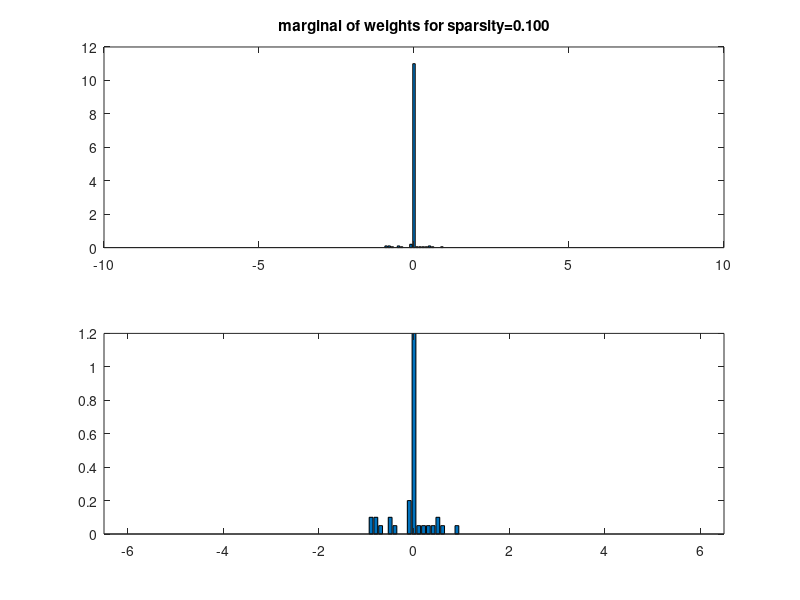
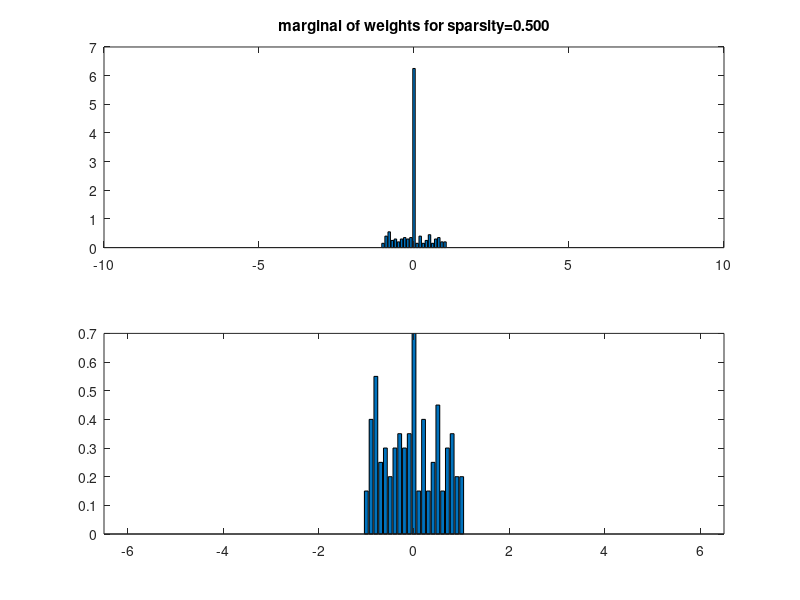
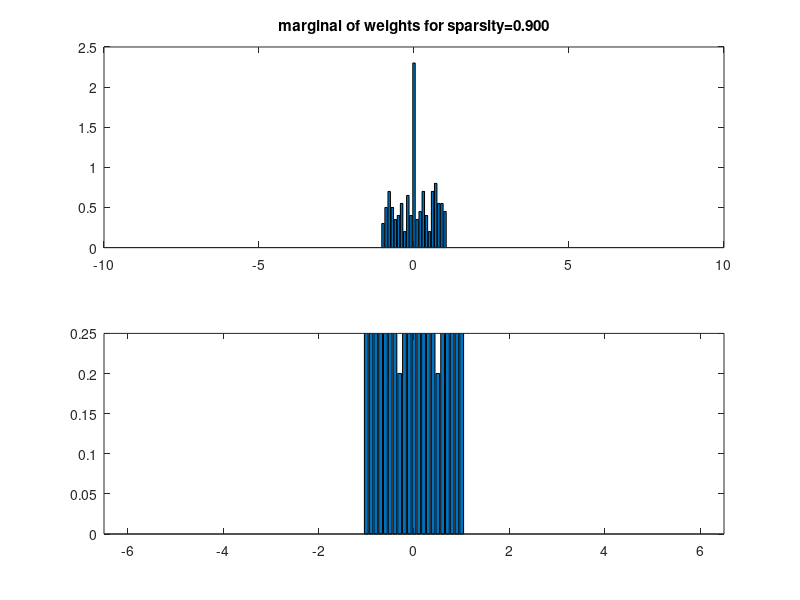

MATLAB code for these plots, in order:
%% Compute empirical distribution of coefficients
% draw from a Gaussian ensemble where exactly k0 elements are non-zero
% The resulting marginal is a good prior for the weights in 
% a sparse linear regression model

% Based on code by Baback Moghaddam

if ~exist('n','var'), n=12; end                 % n = dimension of x (#cols of A)
if ~exist('m','var'), m=10*n; end               % m = dimension of y (#rows of A)
if ~exist('nCases','var'), nCases = 20; end    % nCases = no. of MC trials

xr = [-6.5:0.1:6.5];  % discretized x range

sparsities = [0.1 0.5 0.9];

for sparsity=sparsities(:)'
   
k0 = fix(sparsity*n);

% Generate a bunch of random sparse weight vectors
for c = 1:nCases   % ------------------------------------- MC loop
   %x0 = randn(n,1);         % Gaussian x
   x0 = unifrnd(-1,1,n,1);
   %x0 = 3*(2*rand(n,1)-1);  % Uniform x
   %x0 = sign(randn(n,1));   % Binary x
   idx = randperm(n);
   x0(idx(1:n-k0)) = 0;
   trueWeights(:,c) = x0;   
end  % ---------------------------------------------- end MC loop


Pw = zeros(1,length(xr));
for i = 1:nCases
   h = hist(trueWeights(:,i),xr);
   Pw = Pw + h/nCases;
end
figure;
subplot(2,1,1); bar(xr, Pw);
title(sprintf('marginal of weights for sparsity=%5.3f', sparsity)) 
subplot(2,1,2); bar(xr, Pw);
ylim = get(gca, 'ylim');
axis([min(xr) max(xr) 0 ylim(2)*0.1])

end % for sparsity
